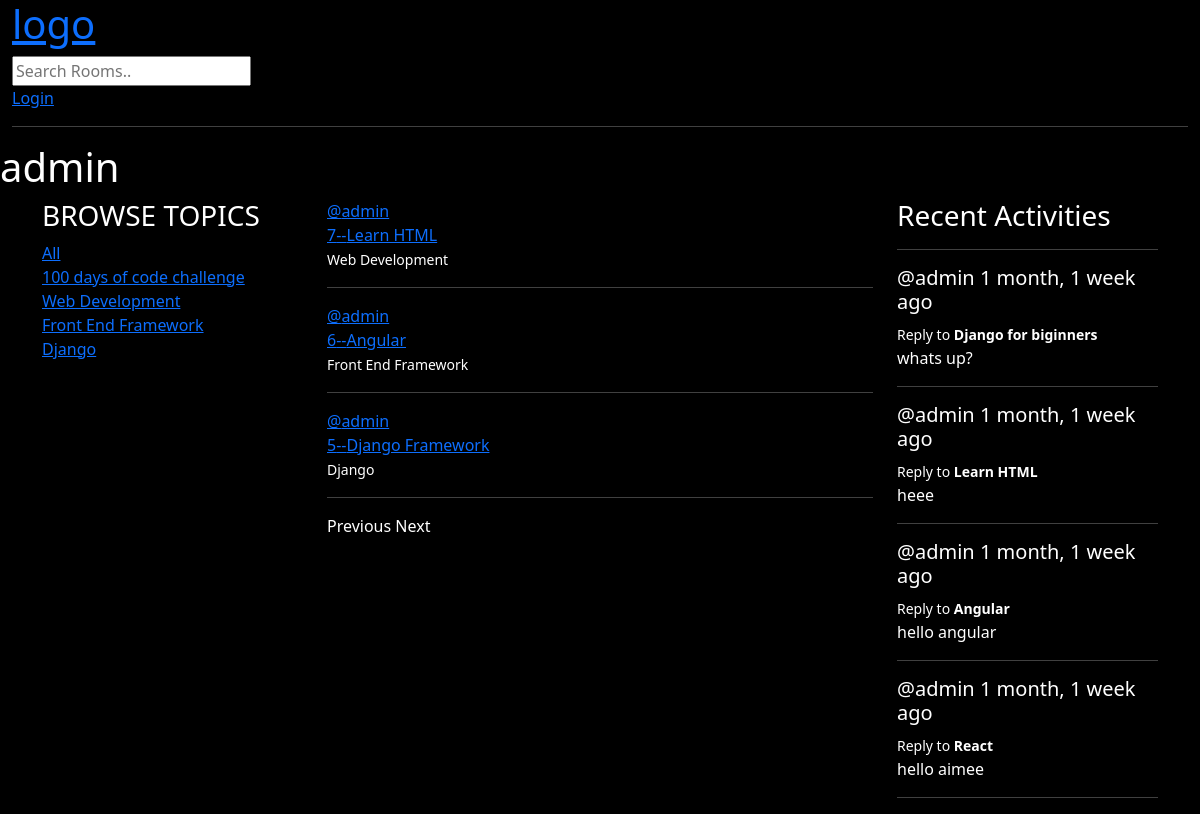
The app's page /profile/1 with its own data.
### base/models.py (models this page shows, shortened)
class Topic(models.Model):
    name = models.CharField(max_length=200)

class Room(models.Model):
    host= models.ForeignKey(User,on_delete=models.SET_NULL,null=True)
    topic = models.ForeignKey(Topic,on_delete=models.SET_NULL,null=True)
    name = models.CharField(max_length=200)
    description = models.TextField(null=True,blank=True)
    participants=models.ManyToManyField(User,related_name='participants',blank=True)
    updated= models.DateTimeField(auto_now=True)    # every save
    created =models.DateTimeField(auto_now_add=True)# first save
    class Meta:
        ordering =["-updated","-created"]
    def __str__(self):
        return self.name

class Messages(models.Model):
    user = models.ForeignKey(User,on_delete=models.CASCADE)
    room = models.ForeignKey(Room,on_delete=models.CASCADE)
    body =models.TextField()
    updated = models.DateTimeField(auto_now=True)  # every save
    created = models.DateTimeField(auto_now_add=True)  # first save

### base/views.py (the view)
# urls.py: path('profile/<str:pk>', views.userProfile, name='profile'),
def userProfile(request,pk):
    user =User.objects.get(id=int(pk))
    rooms = user.room_set.all()
    room_msgs = user.messages_set.all()
    topics =Topic.objects.all()
    context={'user':user,'rooms':rooms,'room_msgs':room_msgs,'topics':topics}
    return render(request,'./base/profile.html',context)

### templates/base/profile.html
{% extends '../main.html' %}
{% block content %}
<h1>{{user.username}}</h1>
<div class="container">
    <div class="row">
        <div class="col-md-3">
         {% include './topics_component.html' %}
        </div>
        <div class="col-md-6">
       {% include './rooms_component.html' %}
        </div>
        <div class="col-md-3">
          {% include './activity_component.html' %}
        </div>
    </div>
</div>
{% endblock content %}

### templates/base/topics_component.html
<div>
<h3>BROWSE TOPICS</h3>
<a href="{% url 'home' %}">All</a>
{% for topic in topics %}
<div>
<a href="{% url 'home' %}?q={{topic.name}}">{{topic.name}}</a>
</div>
{% endfor %}
</div>

### templates/base/rooms_component.html (shortened to what this page needs)
<div>
{% for room in rooms %}
<div>
<span><a href="{% url 'profile' room.host.id %} ">@{{room.host.username}}</a></span>
<br>
<a type="button" class="pst-group-item pst-group-item-action">
{{room.id}}--<a href="{% url 'room' room.id %}">{{room.name}}</a>
</a>
<br>
<small>{{room.topic.name}}</small>
<br>
<hr>
</div>
{% endfor %}
</div>
     <div>
        {% if rooms.has_previous %}
         <a href="?page={{ rooms.previous_page_number }}">Previous</a>
        {% else %}
        <a>Previous</a>
        {% endif %}
        {% if rooms.has_next %}
        <a href="?page={{ rooms.next_page_number }}">Next</a>
        {% else %}
       <a >Next</a>
        {% endif %}
     </div>

### templates/base/activity_component.html (shortened to what this page needs)
<div>
<h3>Recent Activities</h3>
<hr>
{% for msg in room_msgs%}
<div>
    <h5>@{{msg.user}}  {{msg.created|timesince}} ago</h5>
    <small>Reply to <strong>{{msg.room}}</strong></small>
    <p>{{msg.body}}</p>
</div>
<hr>
{% endfor %}
</div>

### static/styles/main.css (style rules this page uses)
body { background-color:black; color: white; }

### records on screen
Topic: name "100 days of code challenge"
Topic: name "Web Development"
Topic: name "Front End Framework"
Topic: name "Django"
Room: host.username "admin", id "7", name "Learn HTML", topic.name "Web Development"
Room: host.username "admin", id "6", name "Angular", topic.name "Front End Framework"
Room: host.username "admin", id "5", name "Django Framework", topic.name "Django"
Messages: user "admin", created "1 month, 1 week", room "Django for biginners", body "whats up?"
Messages: user "admin", created "1 month, 1 week", room "Learn HTML", body "heee"
Messages: user "admin", created "1 month, 1 week", room "Angular", body "hello angular"
Messages: user "admin", created "1 month, 1 week", room "React", body "hello aimee"

### other values on screen
{{ user.username }} "admin"
